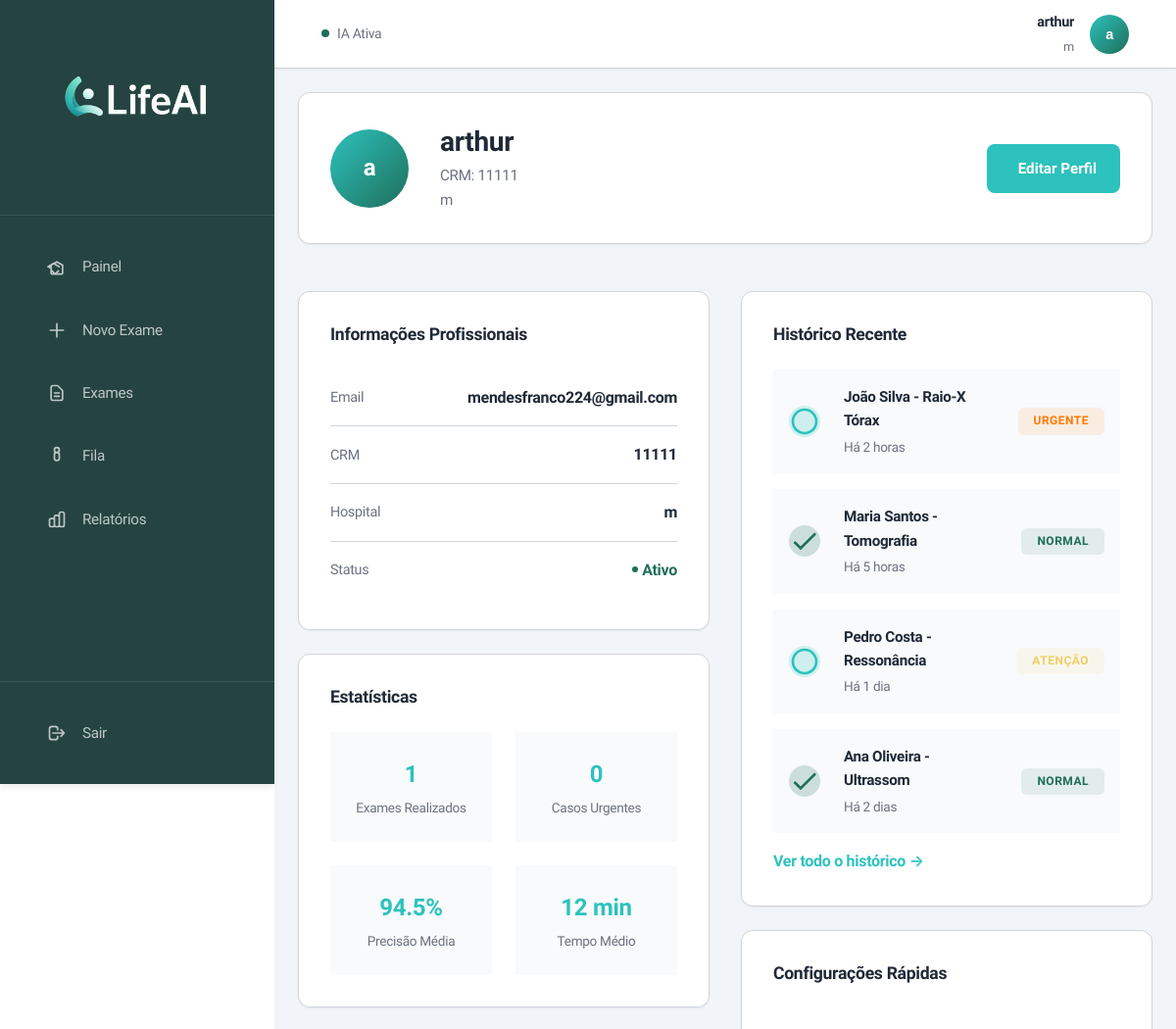
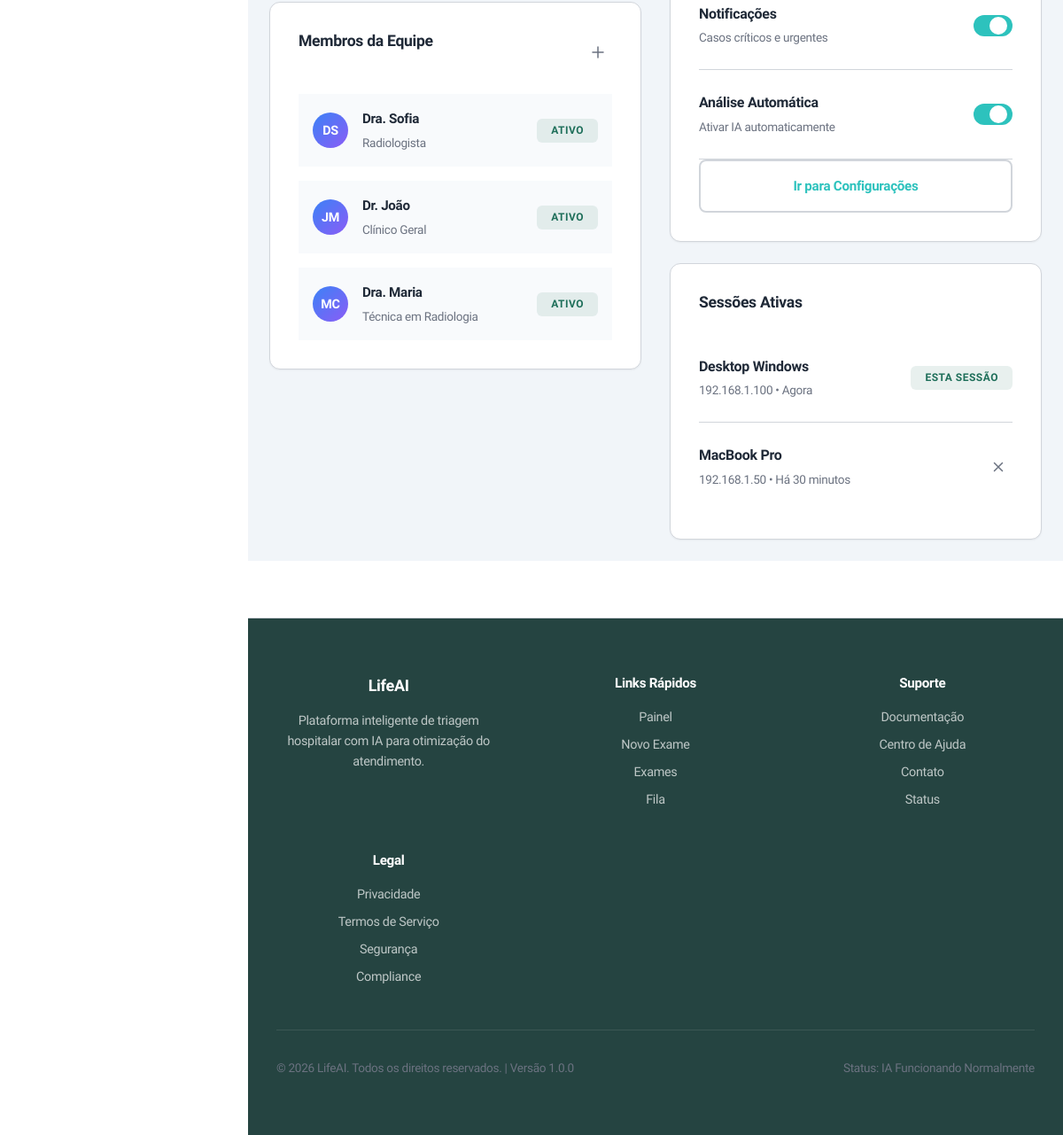
Screenshot of /perfil (signed in) with the database file from the repository (2 pictures, top to bottom).
### database.py (models this page shows, shortened)
class Usuario(db.Model):
    __tablename__ = 'usuarios'
    id = db.Column(db.Integer, primary_key=True)
    email = db.Column(db.String(120), unique=True, nullable=False)
    nome = db.Column(db.String(120), nullable=False)
    cpf = db.Column(db.String(14), unique=True, nullable=False)
    crm = db.Column(db.String(20), nullable=False)
    hospital = db.Column(db.String(120), nullable=False)
    senha = db.Column(db.String(255), nullable=False)
    data_criacao = db.Column(db.DateTime, default=datetime.utcnow)
    exames = db.relationship('Exame', backref='usuario', lazy=True, cascade='all, delete-orphan')

### app.py (the view)
    def decorator(*args, **kwargs):
        if 'usuario_id' not in session:
            return redirect(url_for('pagina_login'))
        return f(*args, **kwargs)

### app.py (called while the page is built)
def login_requerido(f):
    def decorator(*args, **kwargs):
        if 'usuario_id' not in session:
            return redirect(url_for('pagina_login'))
        return f(*args, **kwargs)
    decorator.__name__ = f.__name__
    return decorator

def obter_usuario_atual():
    if 'usuario_id' in session:
        return Usuario.query.get(session['usuario_id'])
    return None

@app.route('/perfil')
@login_requerido
def pagina_perfil():
    usuario = obter_usuario_atual()
    exames_usuario = Exame.query.filter_by(usuario_id=usuario.id).all()
    contexto = {
        'usuario': usuario.nome,
        'hospital': usuario.hospital,
        'crm': usuario.crm,
        'email': usuario.email,
        'total_exames_realizados': len(exames_usuario),
        'data_membro': usuario.data_criacao.strftime('%d/%m/%Y'),
    }
    return render_template('perfil.html', **contexto)

### templates/perfil.html (shortened to what this page needs)
<!DOCTYPE html>
<html lang="pt-BR">
<head>
    <link rel="stylesheet" href="{{ url_for('static', filename='css/estilo.css') }}">
    <link rel="stylesheet" href="{{ url_for('static', filename='css/estilo-paginas.css') }}">
    <link rel="stylesheet" href="{{ url_for('static', filename='css/estilo-utilitarios.css') }}">
</head>
<body class="pagina-aplicacao">
    {% include 'partials/barra_lateral.html' %}
    <div class="area-conteudo">
        {% include 'partials/barra_superior.html' %}
        <main class="conteudo-principal">
            <section class="secao-cabecalho-perfil">
                <div class="wrapper-cabecalho-perfil">
                    <div class="avatar-grande-perfil">
                        <div class="iniciais-avatar-grande">
                            {% if usuario %}
                                {{ usuario.split()[0][0] }}{{ usuario.split()[-1][0] if usuario.split()|length > 1 else '' }}
                            {% endif %}
                        </div>
                    </div>
                    <div class="info-cabecalho-perfil">
                        <h1 class="nome-perfil">{{ usuario }}</h1>
                        <p class="crm-perfil">CRM: {{ crm }}</p>
                        <p class="hospital-perfil">{{ hospital }}</p>
                    </div>
                    <button class="botao botao-primario" id="btnEditarPerfil">
                        Editar Perfil
                    </button>
                </div>
            </section>
            <div class="grade-perfil">
                <div class="coluna-info-perfil">
                    <div class="card-perfil">
                        <h2 class="titulo-card-perfil">Informações Profissionais</h2>
                        <div class="item-info-perfil">
                            <span class="rotulo-info-perfil">Email</span>
                            <span class="valor-info-perfil">{{ email }}</span>
                        </div>
                        <div class="item-info-perfil">
                            <span class="rotulo-info-perfil">CRM</span>
                            <span class="valor-info-perfil">{{ crm }}</span>
                        </div>
                        <div class="item-info-perfil">
                            <span class="rotulo-info-perfil">Hospital</span>
                            <span class="valor-info-perfil">{{ hospital }}</span>
                        </div>
                        <div class="item-info-perfil">
                            <span class="rotulo-info-perfil">Status</span>
                            <span class="valor-info-perfil status-ativo">
                                <span class="ponto-status-perfil"></span>
                                Ativo
                            </span>
                        </div>
                    </div>
                    <div class="card-perfil">
                        <h2 class="titulo-card-perfil">Estatísticas</h2>
                        <div class="grid-stats-perfil">
                            <div class="stat-perfil">
                                <div class="numero-stat-perfil">{{ total_exames_realizados }}</div>
                                <div class="label-stat-perfil">Exames Realizados</div>
                            </div>
                            <div class="stat-perfil">
                                <div class="numero-stat-perfil">{{ (total_exames_realizados * 0.15)|int }}</div>
                                <div class="label-stat-perfil">Casos Urgentes</div>
                            </div>
                            <div class="stat-perfil">
                                <div class="numero-stat-perfil">94.5%</div>
                                <div class="label-stat-perfil">Precisão Média</div>
                            </div>
                            <div class="stat-perfil">
                                <div class="numero-stat-perfil">12 min</div>
                                <div class="label-stat-perfil">Tempo Médio</div>
                            </div>
                        </div>
                    </div>
                    <div class="card-perfil">
                        <div class="cabecalho-card-membros">
                            <h2 class="titulo-card-perfil">Membros da Equipe</h2>
                            <button class="botao-pequeno-icon" id="btnAdicionarMembro" title="Adicionar membro">
                                <svg viewBox="0 0 24 24" fill="none" stroke="currentColor">
                                    <path stroke-linecap="round" stroke-linejoin="round" stroke-width="2" d="M12 4v16m8-8H4"/>
                                </svg>
                            </button>
                        </div>
                        <div class="lista-membros">
                            <div class="item-membro">
                                <div class="avatar-membro">DS</div>
                                <div class="info-membro">
                                    <p class="nome-membro">Dra. Sofia</p>
                                    <p class="cargo-membro">Radiologista</p>
                                </div>
                                <span class="badge-membro">Ativo</span>
                            </div>
                            <div class="item-membro">
                                <div class="avatar-membro">JM</div>
                                <div class="info-membro">
                                    <p class="nome-membro">Dr. João</p>
                                    <p class="cargo-membro">Clínico Geral</p>
                                </div>
                                <span class="badge-membro">Ativo</span>
                            </div>
                            <div class="item-membro">
                                <div class="avatar-membro">MC</div>
                                <div class="info-membro">
                                    <p class="nome-membro">Dra. Maria</p>
                                    <p class="cargo-membro">Técnica em Radiologia</p>
                                </div>
                                <span class="badge-membro">Ativo</span>
                            </div>
                        </div>
                    </div>
                </div>
                <div class="coluna-atividade-perfil">
                    <div class="card-perfil">
                        <h2 class="titulo-card-perfil">Histórico Recente</h2>
                        <div class="lista-historico">
                            <div class="item-historico">
                                <div class="icone-historico icone-novo">
                                    <svg viewBox="0 0 24 24" fill="currentColor">
                                        <path d="M12 2C6.48 2 2 6.48 2 12s4.48 10 10 10 10-4.48 10-10S17.52 2 12 2zm0 18c-4.41 0-8-3.59-8-8s3.59-8 8-8 8 3.59 8 8-3.59 8-8 8z"/>
                                    </svg>
                                </div>
                                <div class="info-historico">
                                    <p class="titulo-historico">João Silva - Raio-X Tórax</p>
                                    <p class="tempo-historico">Há 2 horas</p>
                                </div>
                                <span class="badge-urgente-historico">URGENTE</span>
                            </div>
                            <div class="item-historico">
                                <div class="icone-historico icone-sucesso">
                                    <svg viewBox="0 0 24 24" fill="currentColor">
                                        <path d="M9 16.17L4.83 12l-1.42 1.41L9 19 21 7l-1.41-1.41z"/>
                                    </svg>
                                </div>
                                <div class="info-historico">
                                    <p class="titulo-historico">Maria Santos - Tomografia</p>
                                    <p class="tempo-historico">Há 5 horas</p>
                                </div>
                                <span class="badge-normal-historico">NORMAL</span>
                            </div>
                            <div class="item-historico">
                                <div class="icone-historico icone-novo">
                                    <svg viewBox="0 0 24 24" fill="currentColor">
                                        <path d="M12 2C6.48 2 2 6.48 2 12s4.48 10 10 10 10-4.48 10-10S17.52 2 12 2zm0 18c-4.41 0-8-3.59-8-8s3.59-8 8-8 8 3.59 8 8-3.59 8-8 8z"/>
                                    </svg>
                                </div>
                                <div class="info-historico">
                                    <p class="titulo-historico">Pedro Costa - Ressonância</p>
                                    <p class="tempo-historico">Há 1 dia</p>
                                </div>
                                <span class="badge-atencao-historico">ATENÇÃO</span>
                            </div>
                            <div class="item-historico">
                                <div class="icone-historico icone-sucesso">
                                    <svg viewBox="0 0 24 24" fill="currentColor">
                                        <path d="M9 16.17L4.83 12l-1.42 1.41L9 19 21 7l-1.41-1.41z"/>
                                    </svg>
                                </div>
                                <div class="info-historico">
                                    <p class="titulo-historico">Ana Oliveira - Ultrassom</p>
                                    <p class="tempo-historico">Há 2 dias</p>
                                </div>
                                <span class="badge-normal-historico">NORMAL</span>
                            </div>
                        </div>
                        <a href="{{ url_for('lista_exames') }}" class="link-ver-mais">Ver todo o histórico →</a>
                    </div>
                    <div class="card-perfil">
                        <h2 class="titulo-card-perfil">Configurações Rápidas</h2>
                        <div class="item-config-rapida">
                            <div class="info-config-rapida">
                                <p class="titulo-config-rapida">Notificações</p>
                                <p class="descricao-config-rapida">Casos críticos e urgentes</p>
                            </div>
                            <label class="toggle-switch-pequeno">
                                <span class="slider-toggle-pequeno"></span>
                            </label>
                        </div>
                        <div class="item-config-rapida">
                            <div class="info-config-rapida">
                                <p class="titulo-config-rapida">Análise Automática</p>
                                <p class="descricao-config-rapida">Ativar IA automaticamente</p>
                            </div>
                            <label class="toggle-switch-pequeno">
                                <span class="slider-toggle-pequeno"></span>
                            </label>
                        </div>
                        <a href="{{ url_for('pagina_configuracoes') }}" class="botao botao-secundario botao-cheio">
                            Ir para Configurações
                        </a>
                    </div>
                    <div class="card-perfil">
                        <h2 class="titulo-card-perfil">Sessões Ativas</h2>
                        <div class="item-sessao">
                            <div class="info-sessao">
                                <p class="nome-dispositivo">Desktop Windows</p>
                                <p class="detalhe-sessao">192.168.1.100 • Agora</p>
                            </div>
                            <span class="badge-sessao-ativa">Esta sessão</span>
                        </div>
                        <div class="item-sessao">
                            <div class="info-sessao">
                                <p class="nome-dispositivo">MacBook Pro</p>
                                <p class="detalhe-sessao">192.168.1.50 • Há 30 minutos</p>
                            </div>
                            <button class="botao-acao-sessao" title="Desconectar">
                                <svg viewBox="0 0 24 24" fill="none" stroke="currentColor">
                                    <path stroke-linecap="round" stroke-linejoin="round" stroke-width="2" d="M6 18L18 6M6 6l12 12"/>
                                </svg>
                            </button>
                        </div>
                    </div>
                </div>
            </div>
        </main>
        {% include 'partials/rodape.html' %}
    </div>
</body>
</html>

### templates/partials/barra_superior.html (shortened to what this page needs)
<header class="barra-superior">
    <div class="container-barra-superior">
        <div class="secao-esquerda-barra">
            <div class="indicador-status">
                <div class="ponto-status ativo"></div>
                <span class="texto-status">IA Ativa</span>
            </div>
        </div>
        <div class="secao-direita-barra">
            <div class="info-usuario">
                <div class="detalhes-usuario">
                    <div class="nome-usuario">{{ usuario }}</div>
                    <div class="hospital-usuario">{{ hospital }}</div>
                </div>
                <button class="avatar-usuario" id="btnPerfil" aria-label="Menu do perfil">
                    <div class="iniciais-avatar">
                        {% if usuario %}
                            {{ usuario.split()[0][0] }}{{ usuario.split()[-1][0] if usuario.split()|length > 1 else '' }}
                        {% endif %}
                    </div>
                </button>
            </div>
        </div>
    </div>
</header>

### rows the page displays
Usuario: nome "arthur", nome "a", crm "11111", email "mendesfranco224@gmail.com"

### other values shown
{{ hospital }} "m"
{{ total_exames_realizados }} "1"
{{ (total_exames_realizados * 0.15)|int }} "0"
